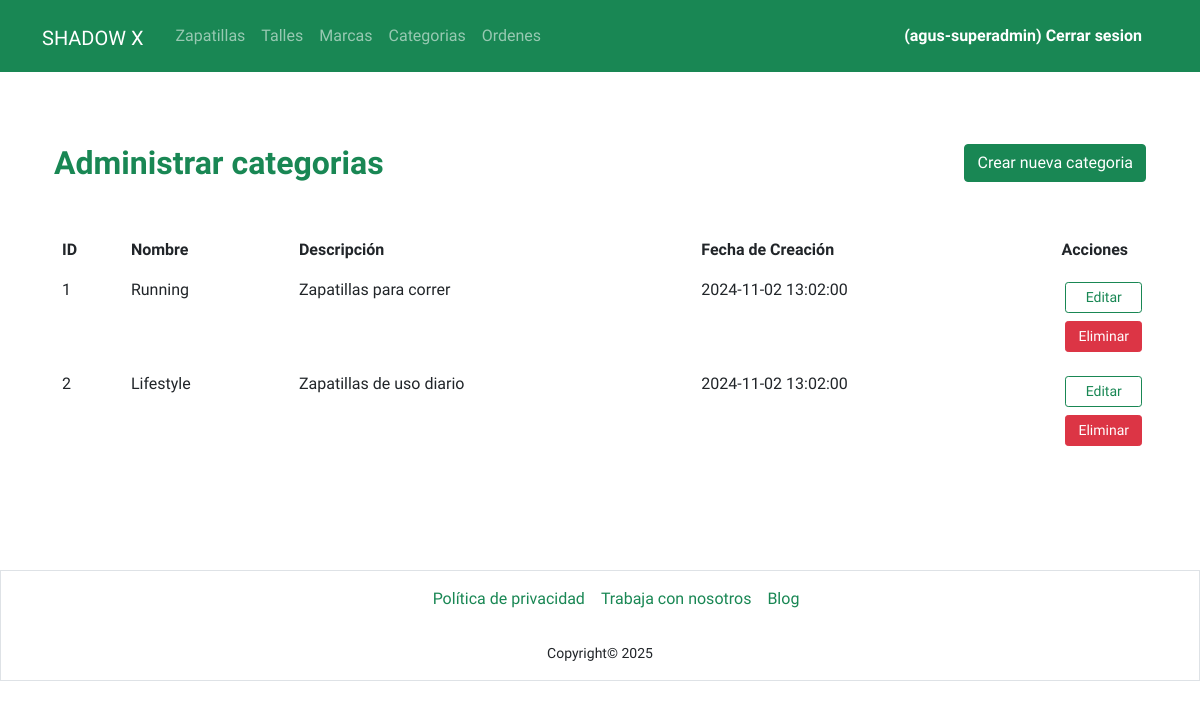
The page /admin/index.php?sec=admin-categories (signed in) on the database its author committed.
### tables this page shows
CREATE TABLE `categories` (
  `id` int(11) NOT NULL,
  `name` varchar(255) NOT NULL,
  `description` text DEFAULT NULL,
  `created_at` datetime DEFAULT current_timestamp(),
  `updated_at` datetime DEFAULT current_timestamp() ON UPDATE current_timestamp()
);

### classes/Category.php (called while the page is built, shortened)
<?php
class Category {
    private $id;
    private $name;
    private $description;
    private $created_at;
    public static function getAll(): array {
        $conexion = DbConnection::getConexion();
        $query = "SELECT * FROM categories";
        try {
            $PDOStatement = $conexion->prepare($query);
            $PDOStatement->setFetchMode(PDO::FETCH_CLASS, self::class);
            $PDOStatement->execute();
            $categories = $PDOStatement->fetchAll();
            return $categories ?: [];
        } catch (PDOException $e) {
            error_log("Error al consultar las categorías: " . $e->getMessage());
            return [];
        }
    }
    public function getId(): int {
        return $this->id;
    }
    public function getName(): string {
        return $this->name;
    }
    public function getDescription(): string {
        return $this->description;
    }
    public function getCreatedAt(): string {
        return $this->created_at;
    }
}
?>

### admin/views/admin-categories.php (the view, shortened to what this page needs)
<?php
$categories = (new Category())->getAll();
?>
<section class="container">
    <div class="d-flex align-items-center justify-content-between">
        <h2 class="pt-4 pt-md-5 mb-5 text-success fw-bold">
            Administrar categorias
        </h2>
        <a href="index.php?sec=create-category" class="btn btn-success">Crear nueva categoria</a>
    </div>
    <table class="table table-borderless">
        <thead>
            <tr>
                <th>ID</th>
                <th>Nombre</th>
                <th>Descripción</th>
                <th>Fecha de Creación</th>
                <th>Acciones</th>
            </tr>
        </thead>
        <tbody>
            <?php foreach ($categories as $category): ?>
                <tr>
                    <td><?= $category->getId() ?></td>
                    <td><?= $category->getName() ?></td>
                    <td><?= $category->getDescription() ?></td>
                    <td><?= $category->getCreatedAt() ?></td>
                    <td class="col-1">
                        <a href="index.php?sec=edit-category&id=<?= $category->getId() ?>" class="btn btn-outline-success btn-sm m-1 w-100">Editar</a>
                        <a href="index.php?sec=delete-category&id=<?= $category->getId() ?>" class="btn btn-danger btn-sm m-1 w-100">Eliminar</a>
                    </td>
                </tr>
            <?php endforeach; ?>
        </tbody>
    </table>
</section>

### css/styles.css (style rules this page uses)
* { padding: 0; margin: 0; box-sizing: border-box; font-family: 'Heebo', sans-serif; }
:root { --primary-color: #198753; --primary-color-ligth: #23ab6c; }

### rows shown on the page
categories: id "1", name "Running", description "Zapatillas para correr", created_at "2024-11-02 13:02:00"
categories: id "2", name "Lifestyle", description "Zapatillas de uso diario", created_at "2024-11-02 13:02:00"

### other values the page prints
$userData["name"] "agus-superadmin"
